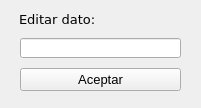
<?xml version="1.0" encoding="UTF-8"?>
<ui version="4.0">
 <class>MainWindow</class>
 <widget class="QMainWindow" name="MainWindow">
  <property name="geometry">
   <rect>
    <x>0</x>
    <y>0</y>
    <width>201</width>
    <height>108</height>
   </rect>
  </property>
  <property name="windowTitle">
   <string> GESTOR COMICS - Registro</string>
  </property>
  <widget class="QWidget" name="centralwidget">
   <widget class="QLabel" name="lbl_editar_dato">
    <property name="geometry">
     <rect>
      <x>19</x>
      <y>9</y>
      <width>131</width>
      <height>20</height>
     </rect>
    </property>
    <property name="font">
     <font>
      <family>Verdana</family>
      <pointsize>10</pointsize>
     </font>
    </property>
    <property name="text">
     <string>Editar dato:</string>
    </property>
   </widget>
   <widget class="QLineEdit" name="txt_editar_dato">
    <property name="geometry">
     <rect>
      <x>20</x>
      <y>38</y>
      <width>161</width>
      <height>20</height>
     </rect>
    </property>
    <property name="font">
     <font>
      <family>Verdana</family>
      <pointsize>10</pointsize>
     </font>
    </property>
   </widget>
   <widget class="QPushButton" name="btn_editar_dato">
    <property name="geometry">
     <rect>
      <x>20</x>
      <y>68</y>
      <width>161</width>
      <height>23</height>
     </rect>
    </property>
    <property name="font">
     <font>
      <pointsize>10</pointsize>
     </font>
    </property>
    <property name="text">
     <string>Aceptar</string>
    </property>
   </widget>
  </widget>
 </widget>
 <tabstops>
  <tabstop>txt_editar_dato</tabstop>
 </tabstops>
 <resources/>
 <connections/>
</ui>
